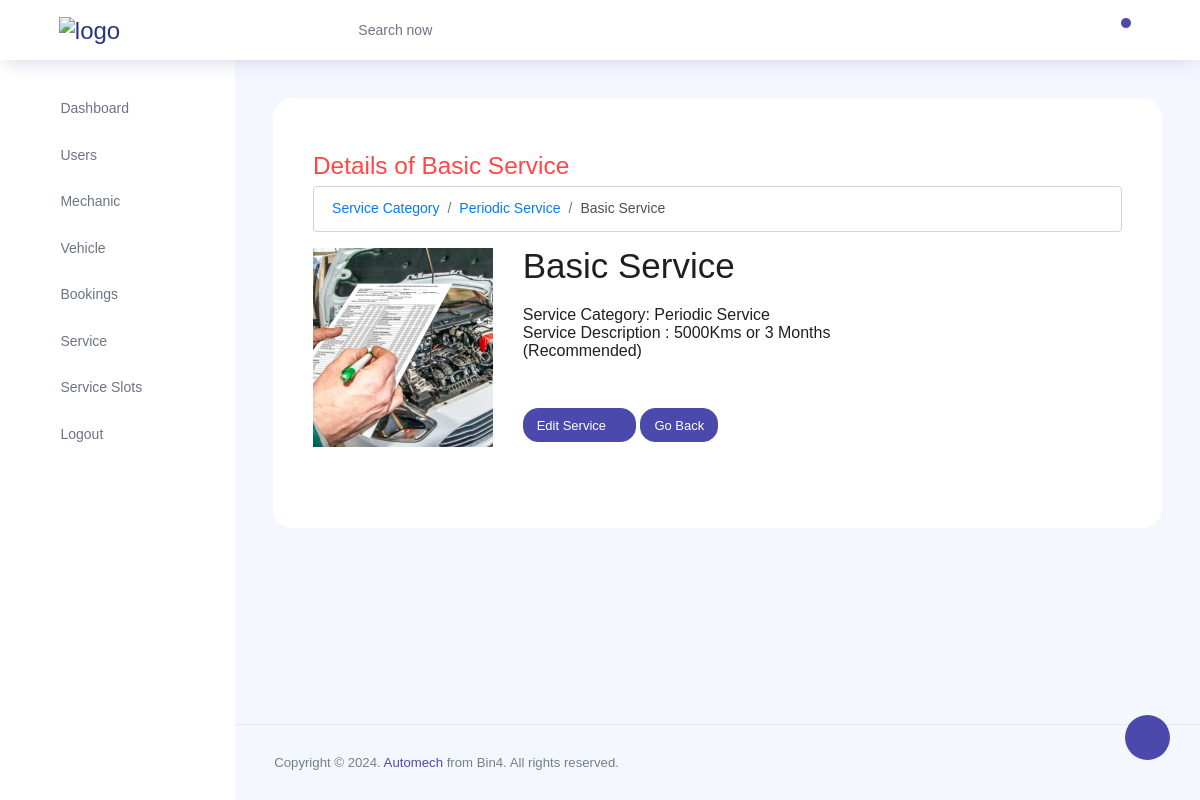
/customadmin/service/category/list/view/basic-service/, run on the app's committed database.
### client/models.py (models this page shows, shortened)
class ServiceList(models.Model):
    service_name = models.CharField(max_length=255,unique=True)
    service_category = models.ForeignKey('ServiceCategory', on_delete=models.CASCADE)
    description = models.TextField(null=True, blank=True)
    service_Image = models.ImageField(upload_to='service_images/',blank=True, null=True)
    slug = models.SlugField(unique=True, blank=True)
    def __str__(self):
        return self.service_name

class ServiceCategory(models.Model):
    category_name = models.CharField(max_length=100,unique=True)
    slug = models.SlugField(unique=True, blank=True)
    def __str__(self):
        return self.category_name

### client/admin_views.py (the view)
# urls.py: path('service/category/list/view/<slug:slug>/',views.service_category_view,name='service_edit'),
def service_category_view(request, slug=None):
    service = get_object_or_404(ServiceList, slug=slug)
    if request.method == 'POST':
        form = ServiceListForm(request.POST,request.FILES,instance = service)
        if form.is_valid():
            print(form.errors)
            form.save()
    else:
        form = ServiceListForm(instance = service )
    context = {'service':service,'form': form}
    return render(request, 'admin/serviceview.html', context)

### client/forms.py
class ServiceListForm(forms.ModelForm):
    class Meta:
        model = ServiceList
        fields = [ 'service_name','service_category','description' ,'service_Image']
        widgets = {
             'service_name': forms.TextInput(attrs={'placeholder': 'Enter the Service name','class': 'form-control'}),
             'service_category': forms.Select(attrs={'class': 'form-control'}),
             'description' : forms.TextInput(attrs={'class': 'form-control'}),
             'service_Image' : forms.ClearableFileInput(attrs={'accept': 'image/*','class': 'form-control file-upload-info'}),
        }

### templates/admin/serviceview.html (shortened to what this page needs)
{% extends 'admin/adminbase.html' %}
{%block content%}
{% load static %}
<div class="row">
<div class="col-md-12 grid-margin stretch-card ">
    <div class="card">
        <div class="card-body ">
            <div class="row mt-3">
                <div class="col-md-12 grid-margin stretch-card">
                    <div class="card  ">
                        <div class="card-body">
                          <h3 class="text-danger">Details of {{service}} </h3>
                          <nav aria-label="breadcrumb">
                            <ol class="breadcrumb">
                              <li class="breadcrumb-item"><a href="{%url 'service_category'%}">Service Category</a></li>
                              <li class="breadcrumb-item"><a href="{% url 'service_category_list' slug=service.service_category.slug %}">{{service.service_category}}</a></li>
                              <li class="breadcrumb-item active" aria-current="page">{{service}} </li>
                            </ol>
                          </nav>
                          <div class="row">
                            <div class="col-md-3">
                              <div>
                                <div class="image-model-container">
                                  {% if service.service_Image %}
                                    <img class="img-fluid zoom-modimage" src="{{ service.service_Image.url }}" alt="{{ service.service_name }} Image" style="max-width: 200px; max-height: 200px;">
                                  {% endif %}
                                </div>
                              </div>
                            </div>
                            <div class="col-md-6">
                              <div>
                                <h2>{{service}}</h2>
                                <div class=" mt-4">
                                  Service Category:
                                  {{service.service_category}}
                                  <BR>
                                  Service Description :
                                  {{service.description}}
                                  <div class="mt-5">
                                    <button type="button" class="btn btn-primary btn-sm" data-toggle="modal" data-target="#exampleModal">
                                      Edit Service  <i class="icon-circle-plus menu-icon">  </i>
                                    </button>
                                    <a href="{% url 'service_category_list' slug=service.service_category.slug %}" class="btn btn-primary btn-sm" >
                                      Go Back
                                    </a>
                                  </div>
                                </div>
                              </div>
                            </div>
                          </div>
                        </div>
                    </div>
                </div>
                </div>
              </div>
            </div>
    </div>
</div>
{%endblock%}

### static/admincustom.css (style rules this page uses)
.image-model-container { position: relative; overflow: hidden; }
.zoom-modimage { transition: transform 0.3s ease; }

### data on the page
ServiceList: service_name "Basic Service", service_category "Periodic Service", service_Image (picture), description "5000Kms or 3 Months (Recommended)"
